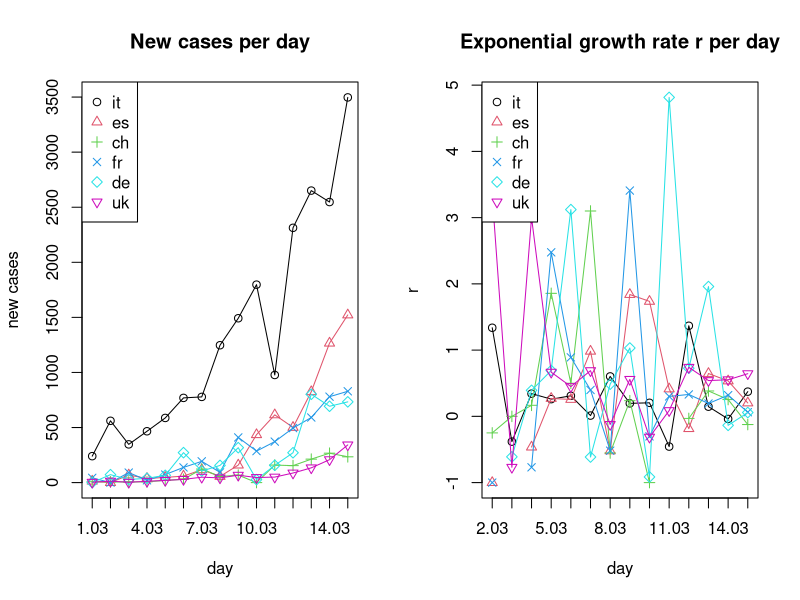

Recreate this plot in R.
## Exponential growth
# y = a * (1 + r)^x
# a = initial value (the amount before measuring growth or decay)
# r = growth or decay rate (most often represented as a percentage and expressed as a decimal)
# x = number of time intervals that have passed
# (y/a)^(1/x) - 1 = r


## March: New confirmed covid-19 cases per day. Data taken from daily situation reports from the WHO website.
days <- c('01.03','02.03','03.03','04.03','05.03','06.03','07.03',
         '08.03','09.03','10.03','11.03','12.03','13.03','14.03',
         '15.03')
it <- c(240,561,347,466,587,769,778,1247,1492,1797,977,2313,2651,2547,3497)
es <- c(13,0,69,37,47,59,117,56,159,435,615,501,825,1266,1522)
ch <- c(8,6,6,7,20,30,123,55,68,0,159,154,213,267,234)
fr <- c(43,0,91,21,73,138,193,93,410,286,372,495,591,780,829)
de <- c(0,72,28,39,66,272,105,156,317,27,157,271,802,693,733)
uk <- c(3,13,3,12,20,29,49,43,67,46,50,87,134,208,342)
all_countries <- list(it,es,ch,fr,de,uk)


## Computing exponential growth rates r
compute_r <- function(y, t, x){
  r <- c()
  for(i in 2:length(t)){
    new_r <- (y[i] / y[i-1])^(1/x) - 1
    if(abs(new_r) %in% c(Inf, NaN)) new_r <- NA
    r <- c(r, new_r)
  }
  return(r)
}

r_it <- compute_r(it, days, 1)
r_es <- compute_r(es, days, 1)
r_ch <- compute_r(ch, days, 1)
r_fr <- compute_r(fr, days, 1)
r_de <- compute_r(de, days, 1)
r_uk <- compute_r(uk, days, 1)
all_countries_r <- list(r_it,r_es,r_ch,r_fr,r_de,r_uk)


## Plotting
all_countries_names <- c('it','es','ch','fr','de','uk')
colors <- 1:length(all_countries_names)
pchs <- 1:length(all_countries_names)

par(mfrow=c(1,2))

# New cases per day
plot(days, unlist(all_countries[1]), main='New cases per day', type='o',
     ylim=c(0,max(unlist(all_countries),na.rm=T)),
     xaxt="n", col=colors[1], pch=pchs[1], ylab='new cases', xlab='day')
axis(1, at=days, labels=T)
for(i in 2:length(all_countries)){
  lines(days, unlist(all_countries[i]), type='o', col=colors[i], pch=pchs[i])
}
legend('topleft',legend=all_countries_names,col=colors,pch=pchs)

# Exponential growth rate r per day
plot(days[-1], unlist(all_countries_r[1]), main='Exponential growth rate r per day', type='o',
     ylim=c(min(unlist(all_countries_r),na.rm=T), max(unlist(all_countries_r),na.rm=T)),
     xaxt="n", col=colors[1], pch=pchs[1], ylab='r', xlab='day')
axis(1, at=days[-1], labels=T)
for(i in 2:length(all_countries_r)){
  lines(days[-1], unlist(all_countries_r[i]), type='o', col=colors[i], pch=pchs[i])
}
legend('topleft',legend=all_countries_names,col=colors,pch=pchs)
